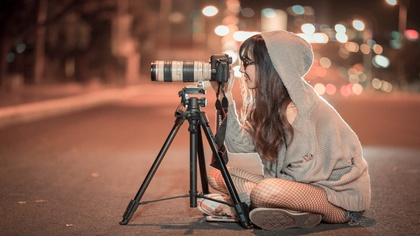
%> input picture MATLAB/1.jpg, 420 x 236 px, shrunk from 1936 x 1088 before the run
$ octave test_3.m   (GNU Octave 9; MATLAB toolbox functions it lacks are replaced by stand-ins)
%> lines starting %> are read from the running program, lines starting %| are printed output that depends on the picture
### MATLAB/Gray2Gray_Data_Gen.m
function Gray2Gray_Data_Gen(img_Gray1, img_Gray2)


h1 = size(img_Gray1, 1);
w1 = size(img_Gray1, 2);
h2 = size(img_Gray2, 1);
w2 = size(img_Gray2, 2);


bar = waitbar(0, "Speed of source data generating...");
fid = fopen('./img_Gray1.dat', 'wt');
for row = 1 : h1
    line_pixel = lower(dec2hex(img_Gray1(row, :), 2))';
    str_data_tmp = [];
    for col = 1 : w1
        str_data_tmp = [str_data_tmp, line_pixel(col*2-1:col*2), ' '];
    end
    str_data_tmp = [str_data_tmp, 10];
    fprintf(fid, "%s", str_data_tmp);
    waitbar(row/h1);
end
fclose(fid);
close(bar);

bar = waitbar(0, "Speed of source data generating...");
fid = fopen('./img_Gray2.dat', 'wt');
for row = 1 : h2
    line_pixel = lower(dec2hex(img_Gray2(row, :), 2))';
    str_data_tmp = [];
    for col = 1 : w2
        str_data_tmp = [str_data_tmp, line_pixel(col*2-1:col*2), ' '];
    end
    str_data_tmp = [str_data_tmp, 10];
    fprintf(fid, "%s", str_data_tmp);
    waitbar(row/h2);
end
fclose(fid);
close(bar);

### MATLAB/test_3.m
clc;
clear;

I = imread("1.jpg");
%> I is the input picture: size 236x420x3 uint8; mean R, G, B 135.3, 97.8, 82.5
figure,imshow(I);

[ih, iw, chan] = size(I);
%> ih = 236; iw = 420; chan = 3
disp(ih);
%| 236
img = uint8(zeros(ih,iw));

for i=1:ih
    for j=1:iw
        if ((mod(i,2)==1) && (mod(j,2)==0))
            img(i, j) = I(i, j, 3);
        elseif ((mod(i,2)==0) && (mod(j,2)==1))
            img(i, j) = I(i, j, 1);
        else
            img(i, j) = I(i, j, 2);
        end
    end
end
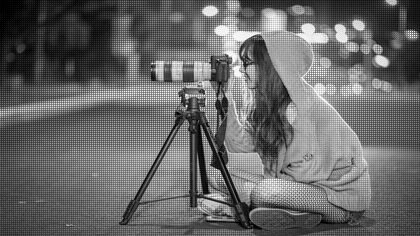
%> img: size 236x420 uint8; min 0, max 255, mean 103.3

figure,imshow(img);


bayerPadding = zeros(ih,iw);
bayerPadding(1:ih, 1:iw) = uint8(img);
imDst = zeros(ih, iw, chan);


for ver = 1:ih
    for hor = 1:iw
        if ((ver==1) || (hor==1) || (ver==ih) || (hor==iw))
            imDst(ver,hor,1) = bayerPadding(ver,hor);
            imDst(ver,hor,2) = bayerPadding(ver,hor);
            imDst(ver,hor,3) = bayerPadding(ver,hor);
        else
            Data_Hg = uint8(abs(bayerPadding(ver, hor-1) - bayerPadding(ver, hor+1)));
            Data_Vg = uint8(abs(bayerPadding(ver-1, hor) - bayerPadding(ver+1, hor)));
            Data_Drb1 = uint8(abs(bayerPadding(ver-1, hor-1) - bayerPadding(ver+1, hor+1)));
            Data_Drb2 = uint8(abs(bayerPadding(ver-1, hor+1) - bayerPadding(ver+1, hor-1)));
            if(1 == mod(ver,2))
                if(1 == mod(hor,2))
                    imDst(ver,hor,2) = bayerPadding(ver,hor);
                    imDst(ver,hor,1) = (bayerPadding(ver-1,hor) + bayerPadding(ver+1,hor)) / 2;
                    imDst(ver,hor,3) = (bayerPadding(ver,hor-1) + bayerPadding(ver,hor+1)) / 2;
                else
                    imDst(ver,hor,3) = bayerPadding(ver,hor);

                    if (Data_Hg < Data_Vg)
                        imDst(ver,hor,2) = (bayerPadding(ver, hor-1) + bayerPadding(ver, hor+1)) / 2;
                    elseif (Data_Hg > Data_Vg)
                        imDst(ver,hor,2) = (bayerPadding(ver-1, hor) + bayerPadding(ver+1, hor)) / 2;
                    else
                        imDst(ver,hor,2) = (bayerPadding(ver-1,hor) + bayerPadding(ver,hor-1) + bayerPadding(ver,hor+1) + bayerPadding(ver+1,hor)) / 4;
                    end

                    if (Data_Drb1 < Data_Drb2)
                        imDst(ver,hor,1) = (bayerPadding(ver-1, hor-1) + bayerPadding(ver+1, hor+1)) / 2;
                    elseif (Data_Drb1 > Data_Drb2)
                        imDst(ver,hor,1) = (bayerPadding(ver-1, hor+1) + bayerPadding(ver+1, hor-1)) / 2;
                    else
                        imDst(ver,hor,1) = (bayerPadding(ver-1,hor-1) + bayerPadding(ver-1,hor+1) + bayerPadding(ver+1,hor-1) + bayerPadding(ver+1,hor+1)) / 4;
                    end
                end
            else
                if(1 == mod(hor,2))
                    imDst(ver,hor,1) = bayerPadding(ver,hor);
                    if (Data_Hg < Data_Vg)
                        imDst(ver,hor,2) = (bayerPadding(ver, hor-1) + bayerPadding(ver, hor+1)) / 2;
                    elseif (Data_Hg > Data_Vg)
                        imDst(ver,hor,2) = (bayerPadding(ver-1, hor) + bayerPadding(ver+1, hor)) / 2;
                    else
                        imDst(ver,hor,2) = (bayerPadding(ver-1,hor) + bayerPadding(ver,hor-1) + bayerPadding(ver,hor+1) + bayerPadding(ver+1,hor)) / 4;
                   end
                   if (Data_Drb1 < Data_Drb2)
                        imDst(ver,hor,3) = (bayerPadding(ver-1, hor-1) + bayerPadding(ver+1, hor+1)) / 2;
                    elseif (Data_Drb1 > Data_Drb2)
                        imDst(ver,hor,3) = (bayerPadding(ver-1, hor+1) + bayerPadding(ver+1, hor-1)) / 2;
                    else
                        imDst(ver,hor,3) = (bayerPadding(ver-1,hor-1) + bayerPadding(ver-1,hor+1) + bayerPadding(ver+1,hor-1) + bayerPadding(ver+1,hor+1)) / 4;
                   end
                else
                    imDst(ver,hor,2) = bayerPadding(ver,hor);
                    imDst(ver,hor,1) = (bayerPadding(ver,hor-1) + bayerPadding(ver,hor+1)) / 2;
                    imDst(ver,hor,3) = (bayerPadding(ver-1,hor) + bayerPadding(ver+1,hor)) / 2;
                end
            end
        end
    end
end
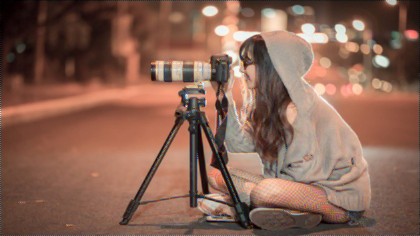
%> imDst: size 236x420x3 double; mean R, G, B 135.1, 97.8, 82.6
%> after the loop, Data_Drb1 = 3; Data_Drb2 = 4; Data_Hg = 1; Data_Vg = 7

imDst = uint8(fix(imDst));
%> imDst: size 236x420x3 uint8
figure,imshow(imDst);
imwrite(img,'test.jpg');

Gray2Gray_Data_Gen(bayerPadding, imDst(:,:,3));
